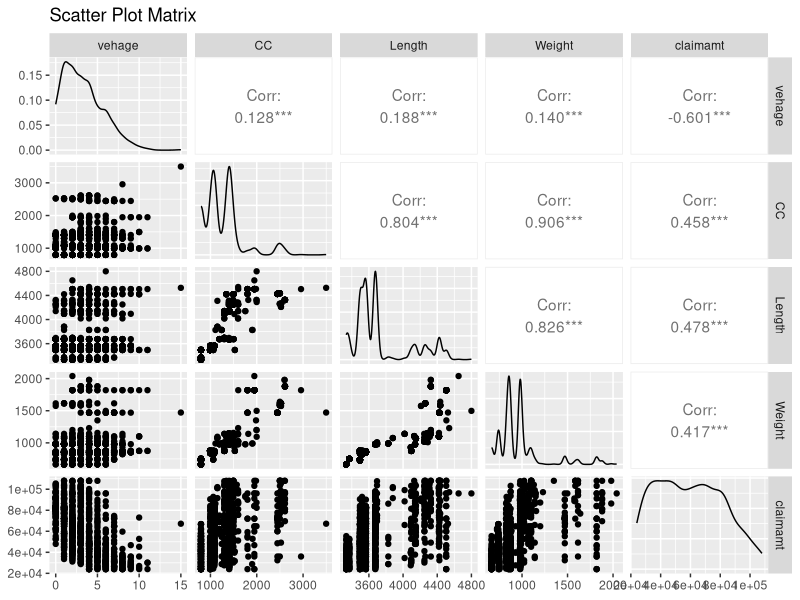

R code for this plot:

library(car)
library(GGally)




data <- read.csv("./data/0304_fundamentals_of_predictive_modelling/03_cross_validation/Motor_Claims.csv", header = TRUE)
head(data)
#   vehage   CC Length Weight claimamt
# 1      4 1495   4250   1023  72000.0
# 2      2 1061   3495    875  72000.0
# 3      2 1405   3675    980  50400.0
# 4      7 1298   4090    930  39960.0
# 5      2 1495   4250   1023 106800.0
# 6      1 1086   3565    854  69592.8




ggpairs(
  data[, c("vehage", "CC", "Length", "Weight", "claimamt")],
  title = "Scatter Plot Matrix",
  columnLabels = c("vehage", "CC", "Length", "Weight", "claimamt")
)




model <- lm(claimamt ~ Length + CC + vehage + Weight, data = data)
summary(model)
# Call:
# lm(formula = claimamt ~ Length + CC + vehage + Weight, data = data)
# 
# Residuals:
#    Min     1Q Median     3Q    Max 
# -45577  -8007     39   7852  40561 
# 
# Coefficients:
#               Estimate Std. Error t value Pr(>|t|)    
# (Intercept) -54765.128   5569.375  -9.833  < 2e-16 ***
# Length          35.461      1.990  17.824  < 2e-16 ***
# CC              15.413      2.114   7.292 6.23e-13 ***
# vehage       -6637.213    154.098 -43.071  < 2e-16 ***
# Weight         -16.255      3.678  -4.420 1.10e-05 ***
# ---
# Signif. codes:  0 '***' 0.001 '**' 0.01 '*' 0.05 '.' 0.1 ' ' 1
# 
# Residual standard error: 11360 on 995 degrees of freedom
# Multiple R-squared:  0.7379,	Adjusted R-squared:  0.7368 
# F-statistic: 700.3 on 4 and 995 DF,  p-value: < 2.2e-16




vif(model)
#   Length       CC   vehage   Weight
# 3.396171 5.881428 1.038357 6.552811




model <- lm(claimamt ~ Length + CC + vehage, data = data)
summary(model)
# Call:
# lm(formula = claimamt ~ Length + CC + vehage, data = data)
# 
# Residuals:
#    Min     1Q Median     3Q    Max 
# -47069  -7673    -14   7783  40447 
# 
# Coefficients:
#               Estimate Std. Error t value Pr(>|t|)    
# (Intercept) -49195.196   5475.151  -8.985  < 2e-16 ***
# Length          32.065      1.852  17.312  < 2e-16 ***
# CC               8.689      1.481   5.867 6.02e-09 ***
# vehage       -6638.076    155.525 -42.682  < 2e-16 ***
# ---
# Signif. codes:  0 '***' 0.001 '**' 0.01 '*' 0.05 '.' 0.1 ' ' 1
# 
# Residual standard error: 11470 on 996 degrees of freedom
# Multiple R-squared:  0.7327,	Adjusted R-squared:  0.7319 
# F-statistic: 910.3 on 3 and 996 DF,  p-value: < 2.2e-16




vif(model)
#   Length       CC   vehage 
# 2.889718 2.833931 1.038355




data$resi <- residuals(model)
sqrt(mean(data$resi ** 2))
# [1] 11444.51
